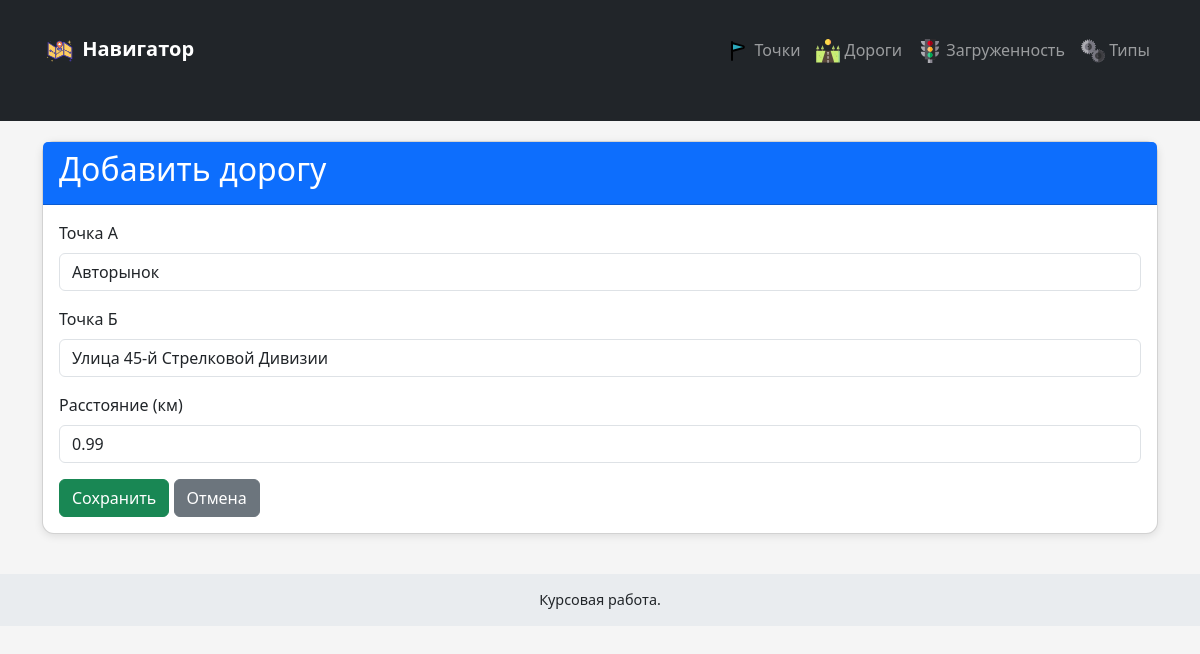
Before: /roads/49/update/ with the older database file.
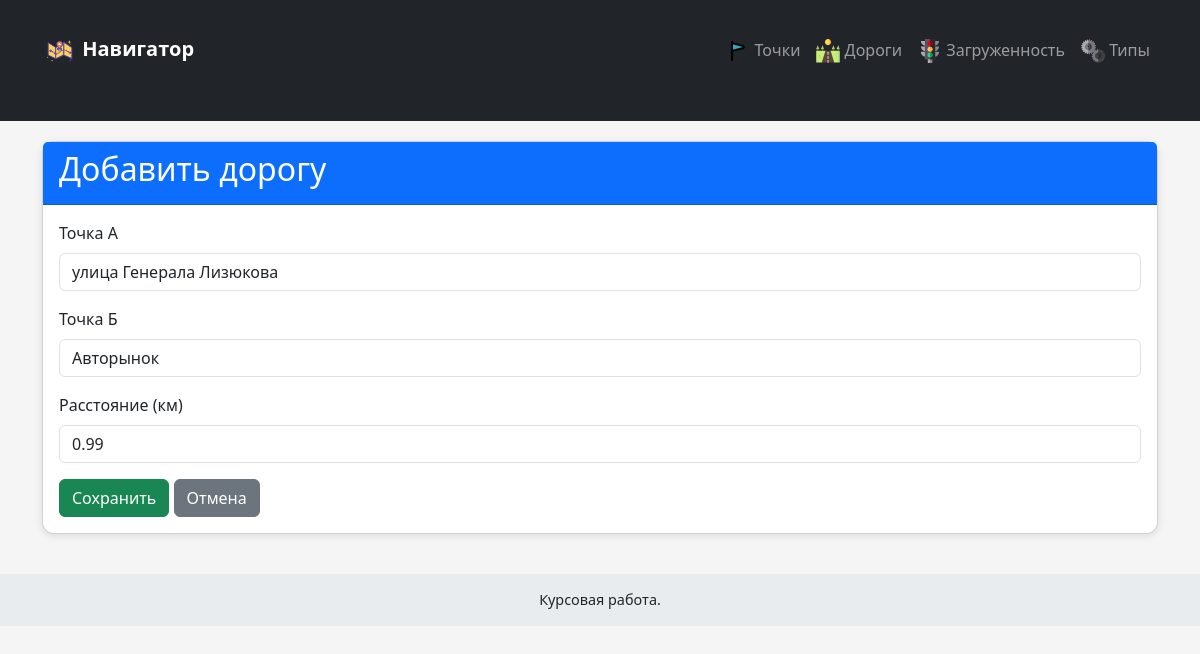
After: the same page with the newer database file.
### traffic/models.py (models this page shows, shortened)
class RoadSegment(models.Model):
    point_a = models.ForeignKey(Location, on_delete=models.CASCADE, related_name='road_segment_start', verbose_name="Точка А")
    point_b = models.ForeignKey(Location, on_delete=models.CASCADE, related_name='road_segment_end', verbose_name="Точка B")
    distance_km = models.FloatField(verbose_name="Расстояние (км)")
    class Meta:
        verbose_name = 'Отрезок пути'
        verbose_name_plural = 'Отрезки пути'
        unique_together = ('point_a', 'point_b')

### traffic/views.py (the view, shortened to what this page needs)
    def handler(request, pk=None):
        if (pk is not None and request.path.endswith('/update/')) or request.path.endswith('/create/'):
            is_update = pk is not None and request.path.endswith('/update/')
            obj = get_object_or_404(model, pk=pk) if is_update else None
            if request.method == 'POST':
                form = form_class(request.POST, instance=obj)
                if form.is_valid():
                    saved_obj = form.save()
                    if is_update:
                        return redirect(f'{template_base}_detail', pk=saved_obj.pk)
                    else:
                        return redirect(f'{template_base}s')
                return render(request, f'traffic/create_{template_base}.html', {
                    'form': form,
                    template_base: obj,
                    'error': 'Форма была неверной',
                })
            else:
                form = form_class(instance=obj)
                return render(request, f'traffic/create_{template_base}.html', {
                    'form': form,
                    template_base: obj,
                })

### traffic/forms.py
class RoadSegmentForm(ModelForm):
    class Meta:
        model = RoadSegment
        fields = '__all__'
        widgets = {
            'point_a': forms.Select(attrs={'class': 'form-control', 'placeholder': 'Точка А'}),
            'point_b': forms.Select(attrs={'class': 'form-control', 'placeholder': 'Точка B'}),
            'distance_km': NumberInput(attrs={'class': 'form-control', 'placeholder': 'Расстояние в км'})
        }

### traffic/models.py (called while the page is built)
    def __str__(self):
        return self.name

### traffic/templates/traffic/create_road.html (shortened to what this page needs)
{% extends 'traffic/layout.html' %}
{% block content %}
<div class="card">
    <div class="card-header bg-primary text-white">
        <h2>Добавить дорогу</h2>
    </div>
    <div class="card-body">
        <form method="post">
            <div class="mb-3">
                <label class="form-label">Точка А</label>
                {{ form.point_a }}
            </div>
            <div class="mb-3">
                <label class="form-label">Точка Б</label>
                {{ form.point_b }}
            </div>
            <div class="mb-3">
                <label class="form-label">Расстояние (км)</label>
                {{ form.distance_km }}
            </div>
            <button type="submit" class="btn btn-success">Сохранить</button>
            <a href="{% url 'roads' %}" class="btn btn-secondary">Отмена</a>
        </form>
    </div>
</div>
{% endblock %}

Changed rows visible on the page:
changed RoadSegment "Авторынок": point_a "Авторынок" → "улица Генерала Лизюкова"; point_b "Улица 45-й Стрелковой Дивизии" → "Авторынок"
